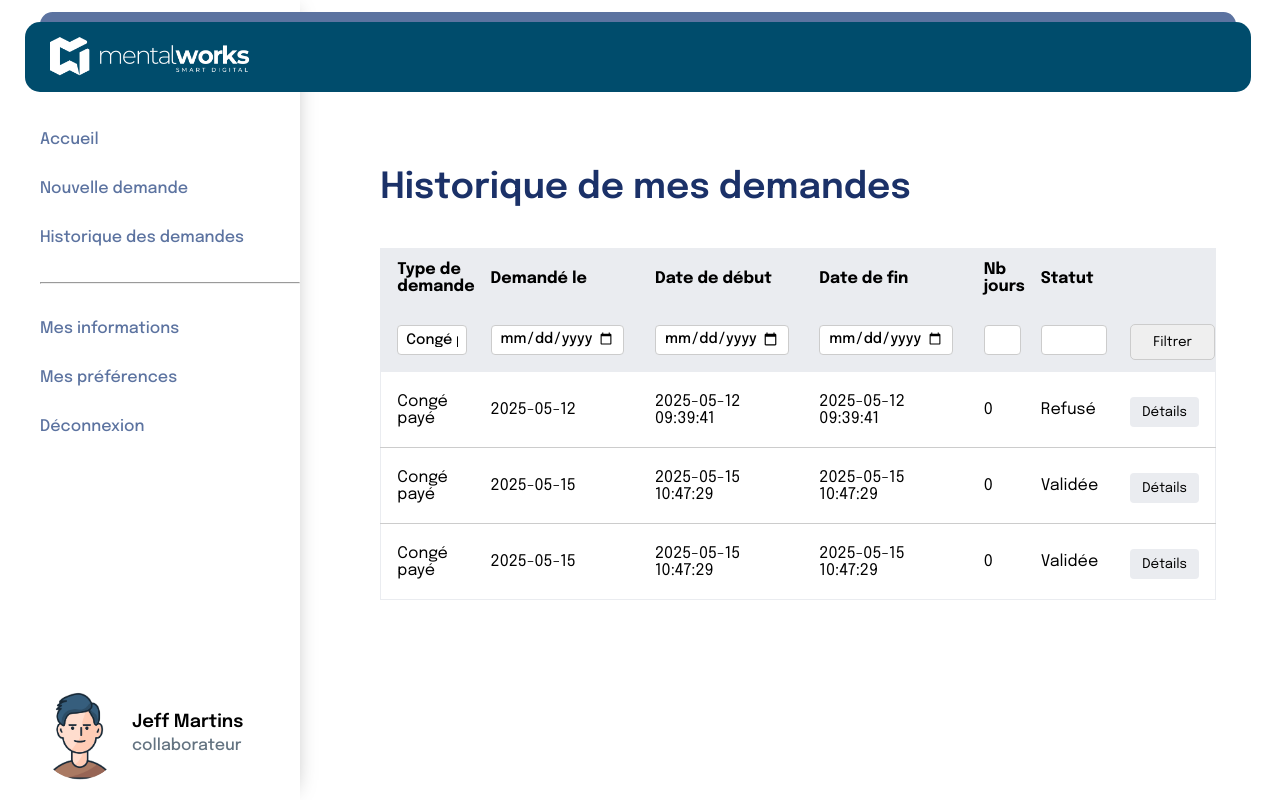
Screenshot of /pages/collaborateur/historiqueDesDemandes.php?type=Congé payé (signed in) with the database file from the repository.
### tables this page shows
CREATE TABLE `request` (
  `id` int(11) NOT NULL,
  `request_type_id` int(11) NOT NULL,
  `collaborator_id` int(11) NOT NULL,
  `department_id` int(11) NOT NULL,
  `created_at` datetime NOT NULL,
  `start_at` datetime NOT NULL,
  `end_at` datetime NOT NULL,
  `period` int(11) NOT NULL,
  `receipt_file` blob DEFAULT NULL,
  `comment` text DEFAULT NULL,
  `answer_comment` text DEFAULT NULL,
  `answer` tinyint(1) DEFAULT NULL,
  `answer_at` datetime DEFAULT NULL
);

CREATE TABLE `request_type` (
  `id` int(11) NOT NULL,
  `name` varchar(100) NOT NULL
);

### pages/collaborateur/historiqueDesDemandes.php (the view, shortened to what this page needs)
<?php
include '../../includes/database.php';
include '../../includes/functions.php';
$idCollab = $_SESSION['utilisateur']['id'];
$typeFiltre = isset($_GET['type']) ? trim($_GET['type']) : '';
$dateDemandeFiltre = isset($_GET['date_demande']) ? trim($_GET['date_demande']) : '';
$dateDebutFiltre = isset($_GET['date_debut']) ? trim($_GET['date_debut']) : '';
$dateFinFiltre = isset($_GET['date_fin']) ? trim($_GET['date_fin']) : '';
$nbJoursFiltre = isset($_GET['nb_jours']) ? trim($_GET['nb_jours']) : '';
$statutFiltre = isset($_GET['statut']) ? trim($_GET['statut']) : '';
$sql = "SELECT
    r.id,
    rt.name AS request_type,
    r.start_at,
    r.end_at,
    r.period,
    r.created_at AS request_date,
    CASE
        WHEN r.answer IS NULL THEN 'En cours'
        WHEN r.answer = 0 THEN 'Refusé'
        ELSE 'Validée'
    END AS status
FROM request r
JOIN person p ON r.collaborator_id = p.id
JOIN request_type rt ON r.request_type_id = rt.id
WHERE r.collaborator_id = :id";
$params = [':id' => $idCollab];
if (!empty($typeFiltre)) {
    $sql .= " AND rt.name LIKE :type";
    $params[':type'] = '%' . $typeFiltre . '%';
}
$requeteRecupRequest_type = $bdd->prepare($sql);
$requeteRecupRequest_type->execute($params);
$requetes = $requeteRecupRequest_type->fetchAll(PDO::FETCH_ASSOC);
?>
<link rel="stylesheet" href="../../style.css">
<?php include "../../includes/header2.php"; ?>
<div class="flex">
    <?php include "../../includes/navBar/navBar1.php"; ?>
    <div class="containerHistoriqueUser page">
        <section class="historiqueUserSection">
            <div class="headerRow">
                <h1>Historique de mes demandes</h1>
            </div>
            <form method="get">
                <table class="mesDemandesTable">
                    <thead>
                        <tr>
                            <th>Type de demande</th>
                            <th>Demandé le</th>
                            <th>Date de début</th>
                            <th>Date de fin</th>
                            <th>Nb jours</th>
                            <th>Statut</th>
                            <th></th>
                        </tr>
                        <tr class="filtersRow">
                            <th><input type="text" name="type" value="<?= htmlspecialchars($typeFiltre) ?>" /></th>
                            <th><input type="date" name="date_demande" value="<?= htmlspecialchars($dateDemandeFiltre) ?>" /></th>
                            <th><input type="date" name="date_debut" value="<?= htmlspecialchars($dateDebutFiltre) ?>" /></th>
                            <th><input type="date" name="date_fin" value="<?= htmlspecialchars($dateFinFiltre) ?>" /></th>
                            <th><input type="number" name="nb_jours" value="<?= htmlspecialchars($nbJoursFiltre) ?>" /></th>
                            <th><input type="text" name="statut" value="<?= htmlspecialchars($statutFiltre) ?>" /></th>
                            <th><button type="submit">Filtrer</button></th>
                        </tr>
                    </thead>
                    <tbody>
                        <?php
                        if (!empty($requetes)) {
                            foreach ($requetes as $requete) {
                                $id = $requete["id"];
                                echo "<tr>";
                                echo "<td data-label='Type de demande'>" . htmlspecialchars($requete['request_type']) . "</td>";
                                echo "<td data-label='Demandé le'>" . htmlspecialchars(substr($requete['request_date'], 0, 10)) . "</td>";
                                echo "<td data-label='Date de début'>" . htmlspecialchars($requete['start_at']) . "</td>";
                                echo "<td data-label='Date de fin'>" . htmlspecialchars($requete['end_at']) . "</td>";
                                echo "<td data-label='Nb jours'>" . htmlspecialchars($requete['period']) . "</td>";
                                echo "<td data-label='Statut'>" . htmlspecialchars($requete['status']) . "</td>";
                                echo "<td><button class='detailsButton'><a  style='color:black;' href='detailsDemande.php?id=$id'>Détails</a></button></td>";
                                echo "</tr>";
                            }
                        } else {
                            echo "<tr><td colspan='7'>Aucune donnée trouvée.</td></tr>";
                        }
                        ?>
                    </tbody>
                </table>
            </form>
        </section>
    </div>
</div>
</body>
</html>

### style.css (style rules this page uses)
* { margin: 0; padding: 0; box-sizing: border-box; }
html { margin: 0; }
body { margin: 0; padding: 0; font-family: "Epilogue"; }
:root { --color_btn: #004c6c; --color_title: #1b3168; --color_text: #000000; --color_btn_navbarre: #5c73a0; --color_href_a: rgba(0, 76, 108, 1); --gray: #637381; --border: #eaecf0; }
h1 { font-size: 36px; color: var(--color_title); font-weight: 600; padding-bottom: 22px; }
a { text-decoration: none; color: white; }
input { border: none; outline: none; font-family: "Epilogue"; font-weight: 500; }
.page { flex: 1; padding: 150px 40px 0 350px; }
.flex { display: flex; }
.Container-newdemande input, select, textarea, button { width: 100%; padding: 10px; margin-top: 5px; border: 1px solid #ccc; border-radius: 5px; font-family: "Epilogue"; }
input[type="text"] { padding-left: 40px; }
.containerHistoriqueUser .historiqueUserSection { padding: 20px; width: 90%; }
.containerHistoriqueUser .headerRow { display: flex; align-items: center; margin-bottom: 20px; }
.containerHistoriqueUser .mesDemandesTable { width: 100%; border-collapse: collapse; margin-top: 10px; background-color: #fff; border: 1px solid var(--border); }
.containerHistoriqueUser .mesDemandesTable thead { background-color: var(--border); }
.containerHistoriqueUser .mesDemandesTable thead th { text-align: left; padding: 12px 0 12px 16px; border: none; }
.containerHistoriqueUser .filtersRow th { padding: 8px 0 8px 16px; }
.containerHistoriqueUser .filtersRow input { width: 90%; height: 30px; padding: 0 8px; border: 1px solid #ccc; border-radius: 4px; font-size: 0.9rem; }
.containerHistoriqueUser .mesDemandesTable tbody tr { border-bottom: 1px solid #ccc; }
.containerHistoriqueUser .mesDemandesTable tbody tr:last-child { border-bottom: none; }
.containerHistoriqueUser .mesDemandesTable td { text-align: left; padding: 20px 16px; border: none; }
.containerHistoriqueUser .detailsButton { background-color: var(--border); color: #333; padding: 8px 12px; border: none; border-radius: 4px; cursor: pointer; }
.headerRow { display: flex; align-items: center; margin-bottom: 50px; }
.filtersRow input { padding: 4px 8px; border: 1px solid #ccc; border-radius: 4px; font-size: 0.9rem; width: 100%; }
.detailsButton { background-color: var(--border); color: #333; padding: 8px 12px; border: none; border-radius: 4px; cursor: pointer; }

### rows the page displays
request: request_type.name "Congé payé", created_at "2025-05-12", start_at "2025-05-12 09:39:41", end_at "2025-05-12 09:39:41", period "0", status "Refusé"
request: request_type.name "Congé payé", created_at "2025-05-15", start_at "2025-05-15 10:47:29", end_at "2025-05-15 10:47:29", period "0", status "Validée"
request: request_type.name "Congé payé", created_at "2025-05-15", start_at "2025-05-15 10:47:29", end_at "2025-05-15 10:47:29", period "0", status "Validée"

### other values shown
$_SESSION['utilisateur']['prenom'] "Jeff"
$_SESSION['utilisateur']['nom'] "Martins"
$_SESSION['utilisateur']['role'] "collaborateur"
